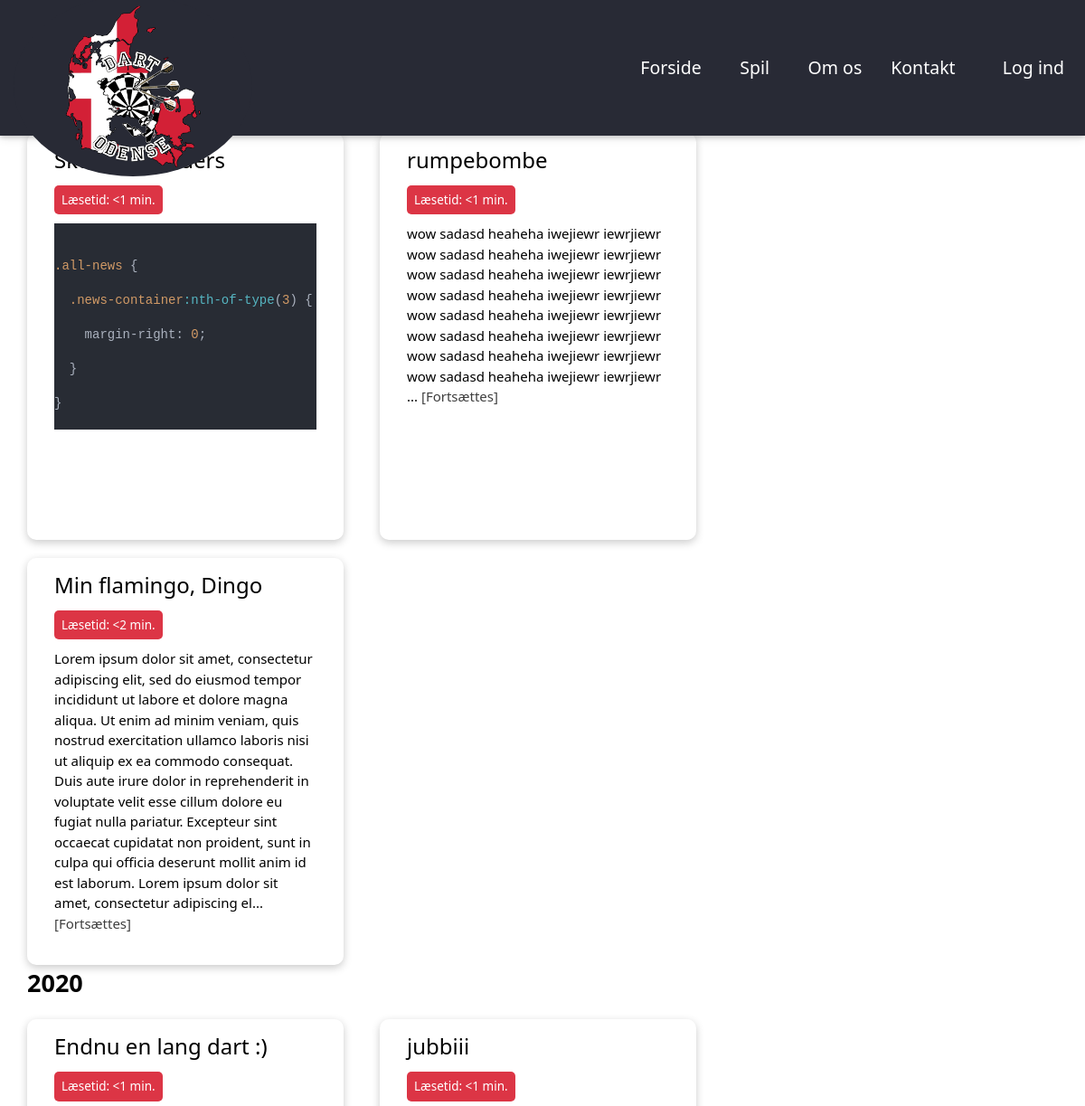
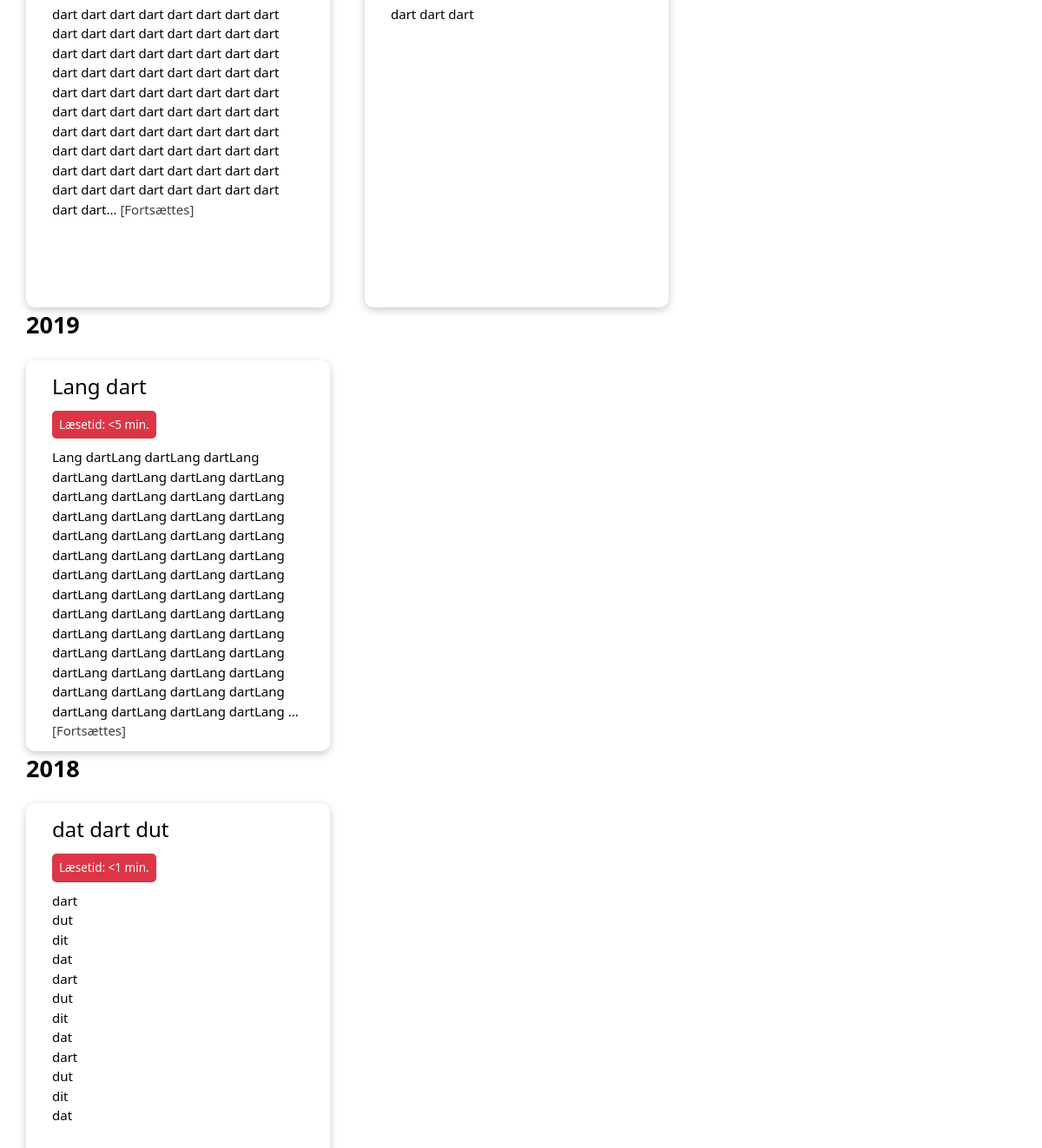
Page /index.php?page=news on the committed database (2 pictures, top to bottom).
### tables this page shows
CREATE TABLE `dart_posts` (
  `id` int(11) NOT NULL,
  `title` varchar(32) NOT NULL,
  `content` mediumtext NOT NULL,
  `read_time` int(11) NOT NULL,
  `author_id` int(11) NOT NULL,
  `last_updated` timestamp NOT NULL DEFAULT CURRENT_TIMESTAMP,
  `restricted` tinyint(1) NOT NULL DEFAULT '0'
);

### pages/news.php (the view, shortened to what this page needs)
<?php
require_once 'includes/dbconnect.php';
$sql = "SELECT `id`, `title`, `content`, `read_time`, `author_id`, `last_updated` FROM `dart_posts` ORDER BY `last_updated` DESC, `id` DESC";
$result = $conn->query($sql);
$news = "";
$yearHeadings = array();
if (mysqli_num_rows($result) > 0) {
    while ($obj = $result->fetch_object()) {
        $post_title = $obj->title;
        $post_read_time = $obj->read_time;
        $post_content = $obj->content;
        $post_updated = $obj->last_updated;
        $year = substr($post_updated, 0, 4);
        if (false !== $key = array_search($year, $yearHeadings)) {
            $thisHeading = "";
        } else {
            $yearHeadings[] = $year;
            $thisHeading = "<h2 class=\"news-year-heading\">" . end($yearHeadings) . "</h2>";
        }
        if (strlen(strip_tags($post_content)) > 500) {
            $post_content = str_replace("&nbsp;", '', $post_content);
            $post_content = substr(strip_tags($post_content), 0, 500) . "... <span class=\"tbc\">[Fortsættes]</span>";
        }
        $news .= "
                $thisHeading
                <div class=\"news-container\">
                    <a href=\"index.php\">
                        <div class=\"slide-header\">
                            <h1>$post_title</h1>
                        </div>
                        <div class=\"read-time\">
                            Læsetid: &#60;$post_read_time min.
                        </div>
                        <div class=\"slide-body\">
                            $post_content
                        </div>
                    </a>
                </div>";
    }
}
?>
<section>
    <div class="wrapper">
        <div class="flex justify-between items-center mt-8">
            <h1>NYHEDER</h1>
            <div class="flex">
            </div>
        </div>
        <div class="all-news flex flex-wrap">
            <?php echo $news; ?>
        </div>
    </div>
</section>

### includes/header.php (shortened to what this page needs)
<!DOCTYPE html>
<html lang="en" translate="no">
<head>
    <link href="assets/css/tailwind/style.css" rel="stylesheet" type="text/css" />
    <link rel="stylesheet" type="text/css" href="//cdn.jsdelivr.net/npm/slick-carousel@1.8.1/slick/slick.css" />
    <link href="https://cdnjs.cloudflare.com/ajax/libs/slick-carousel/1.8.1/slick-theme.min.css" rel="stylesheet" />
    <link href="assets/css/style.css" rel="stylesheet" type="text/css" />
</head>
<body>
    <header>
        <div class="header-content">
            <div class="logo">
                <a href="index.php">
                    <img draggable="false" src="./assets/img/logo.png" alt="logo" />
                </a>
            </div>
            <nav>
                <ul>
                    <li>
                        <a href="index.php">
                            Forside
                        </a>
                    </li>
                    <li class="dropdown">
                        <i class="fas fa-chevron-down"></i>
                        <a href="#">Spil</a>
                    </li>
                    <li class="dropdown">
                        <i class="fas fa-chevron-down"></i>
                        <a href="#">Om os</a>
                    </li>
                    <li>
                        <a href="#">Kontakt</a>
                    </li>
                    <?php echo isset($_SESSION['logged']) === true ? "<li><a href=\"handlers/logoff.php\"><i class=\"fas fa-sign-out-alt\"></i> Log ud</a></li>" : "<li><a href=\"index.php?page=login\"><i class=\"fas fa-sign-in-alt\"></i> Log ind</a></li>"; ?>
                </ul>
            </nav>
        </div>
    </header>
    <main>

### index.php (shortened to what this page needs)
<?php
require_once "includes/header.php";
$page = (isset($_GET['page'])) ? "pages/" . $_GET['page'] . '.php' : 'pages/forside.php';
if (file_exists($page)) {
    include_once($page);
} else {
    include_once 'pages/404.php';
}
require_once 'includes/footer.php';

### includes/footer.php (shortened to what this page needs)
        </main>
    </body>
</html>

### assets/css/style.css (style rules this page uses)
* { margin: 0; padding: 0; box-sizing: border-box; font-weight: 400; font-style: normal; outline: none !important; }
html, body { overflow-x: hidden; font-size: 15px; }
.wrapper { margin: 0 auto; width: 100%; max-width: 1140px; }
h1 { font-size: 2.5em; }
h2 { font-size: 2em; }
header { position: fixed; top: 0; width: 100%; background: #282a35; height: 150px; display: flex; align-items: center; padding: 0 15px; box-shadow: 0 2px 5px 0 rgba(0, 0, 0, 0.16), 0 2px 10px 0 rgba(0, 0, 0, 0.12); z-index: 999; transition: transform 250ms ease-in-out; }
header .header-content { width: 100%; display: flex; justify-content: space-between; align-items: center; transition: transform 250ms ease-in-out; }
header .logo { user-select: none; transform: translateY(20px); transition: transform 250ms ease-in-out, background-color 250ms ease-in-out; background-color: #282a35; border-radius: 50%; }
header .logo img { height: 200px; }
header nav ul { display: flex; }
header nav ul li { margin: 0 8px; }
header nav ul li:last-of-type { margin-right: 0; }
header nav ul li a { padding: 6px 8px; color: #fff; font-size: 1.3em; }
.dropdown { position: relative; }
.dropdown i { color: #fff; margin-right: -5px; transition: transform 250ms ease-in-out; }
.news-container { margin: 20px 40px 0 0; height: 450px; width: 350px; display: inline-block; box-shadow: 0px 3px 10px #00000035; border-radius: 10px; padding: 12px 30px; }
.news-container .slide-header { margin-bottom: 10px; }
.news-container .slide-header h1 { font-size: 1.6rem; }
.news-container .read-time { background-color: #dc3545; color: white; padding: 6px 8px; width: max-content; font-size: 0.9em; text-align: center; border-radius: 5px; margin-bottom: 10px; }
.tbc { color: #3e3e3e; }
.news-year-heading { width: 100%; font-size: 1.8em; font-weight: 600; }

### rows in the picture
dart_posts: read_time "1", content ".all-news { .news-container :nth-of-type ( 3 ) { margin-right: 0 ; } }"
dart_posts: title "rumpebombe", read_time "1", content "wow sadasd heaheha iwejiewr iewrjiewr wow sadasd heaheha iwejiewr iewrjiewr wow sadasd heaheha iwejiewr iewrjiewr wow sadasd heaheha iwejiewr iewrjiewr wow sadasd heaheha iwejiewr iewrjiewr wow sadasd heaheha iwejiewr iewrjiewr wow sadasd heaheha iwejiewr iewrjiewr wow sadasd heaheha iwejiewr iewrjiewr"
dart_posts: title "Min flamingo, Dingo", read_time "2", content "Lorem ipsum dolor sit amet, consectetur adipiscing elit, sed do eiusmod tempor incididunt ut labore et dolore magna aliqua. Ut enim ad minim veniam, quis nostrud exercitation ullamco laboris nisi ut aliquip ex ea commodo consequat. Duis aute irure dolor in reprehenderit in voluptate velit esse cillum dolore eu fugiat nulla pariatur. Excepteur sint occaecat cupidatat non proident, sunt in culpa qui officia deserunt mollit anim id est laborum. Lorem ipsum dolor sit amet, consectetur adipiscing el"
dart_posts: yearHeadings "2020", title "Endnu en lang dart :)", read_time "1", content "dart dart dart dart dart dart dart dart dart dart dart dart dart dart dart dart dart dart dart dart dart dart dart dart dart dart dart dart dart dart dart dart dart dart dart dart dart dart dart dart dart dart dart dart dart dart dart dart dart dart dart dart dart dart dart dart dart dart dart dart dart dart dart dart dart dart dart dart dart dart dart dart dart dart dart dart dart dart dart dart dart dart"
dart_posts: title "jubbiii", read_time "1", content "dart dart dart"
dart_posts: yearHeadings "2019", title "Lang dart", read_time "5", content "Lang dartLang dartLang dartLang dartLang dartLang dartLang dartLang dartLang dartLang dartLang dartLang dartLang dartLang dartLang dartLang dartLang dartLang dartLang dartLang dartLang dartLang dartLang dartLang dartLang dartLang dartLang dartLang dartLang dartLang dartLang dartLang dartLang dartLang dartLang dartLang dartLang dartLang dartLang dartLang dartLang dartLang dartLang dartLang dartLang dartLang dartLang dartLang dartLang dartLang dartLang dartLang dartLang dartLang dartLang dartLang"
dart_posts: yearHeadings "2018", title "dat dart dut", read_time "1", content "dart dut dit dat dart dut dit dat dart dut dit dat"
